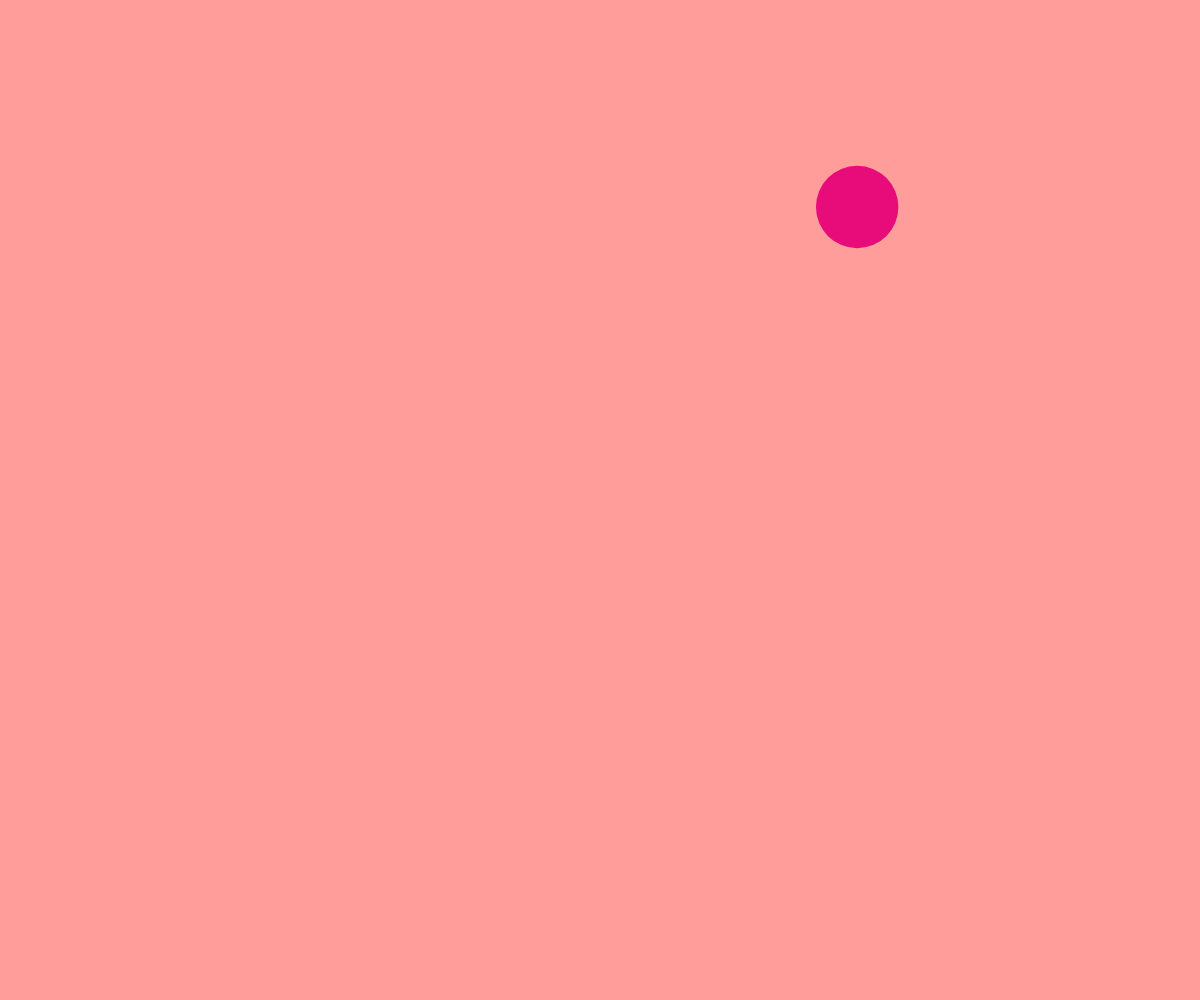
Frame 1 (no input)
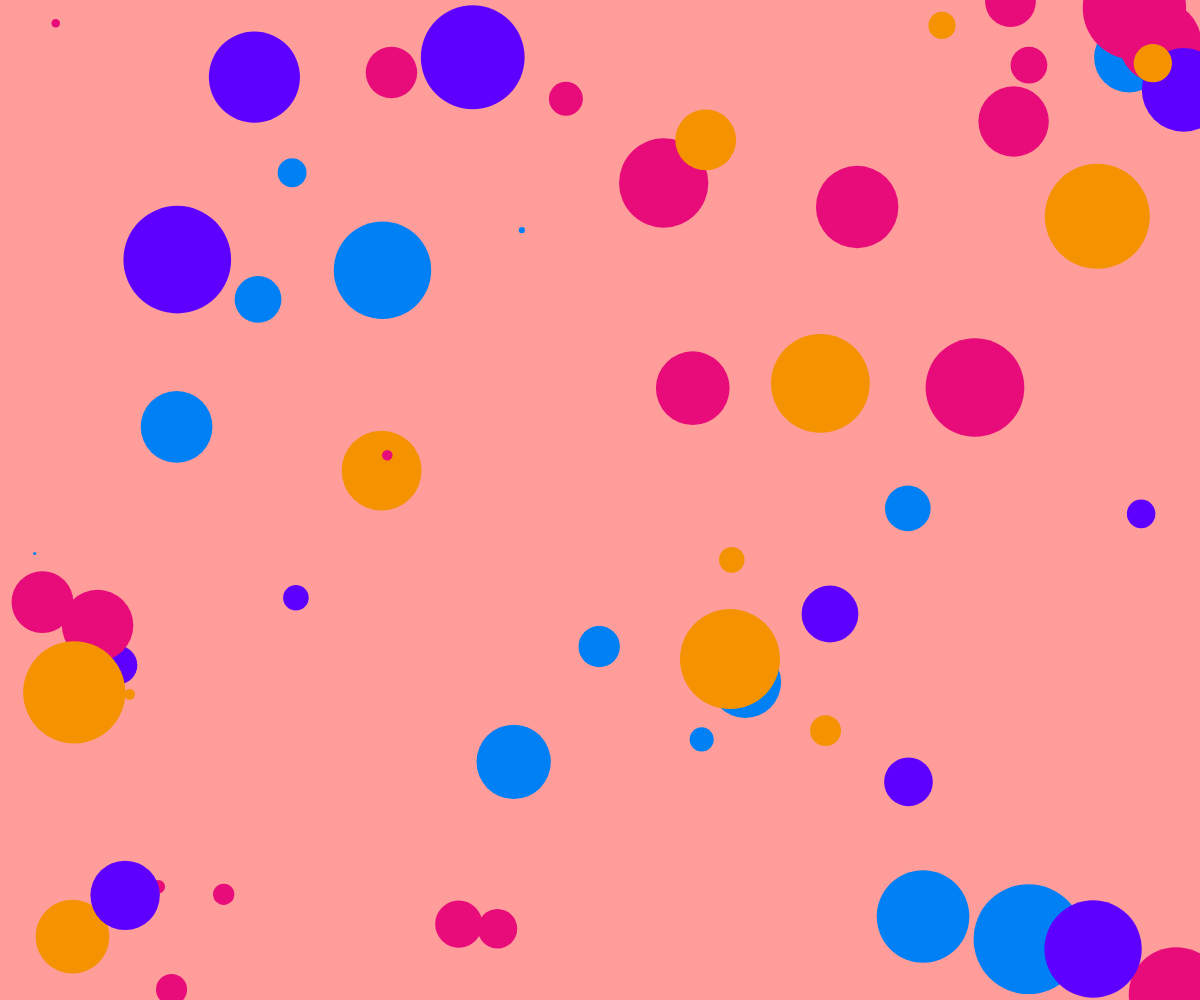
Frame 60 (no input)
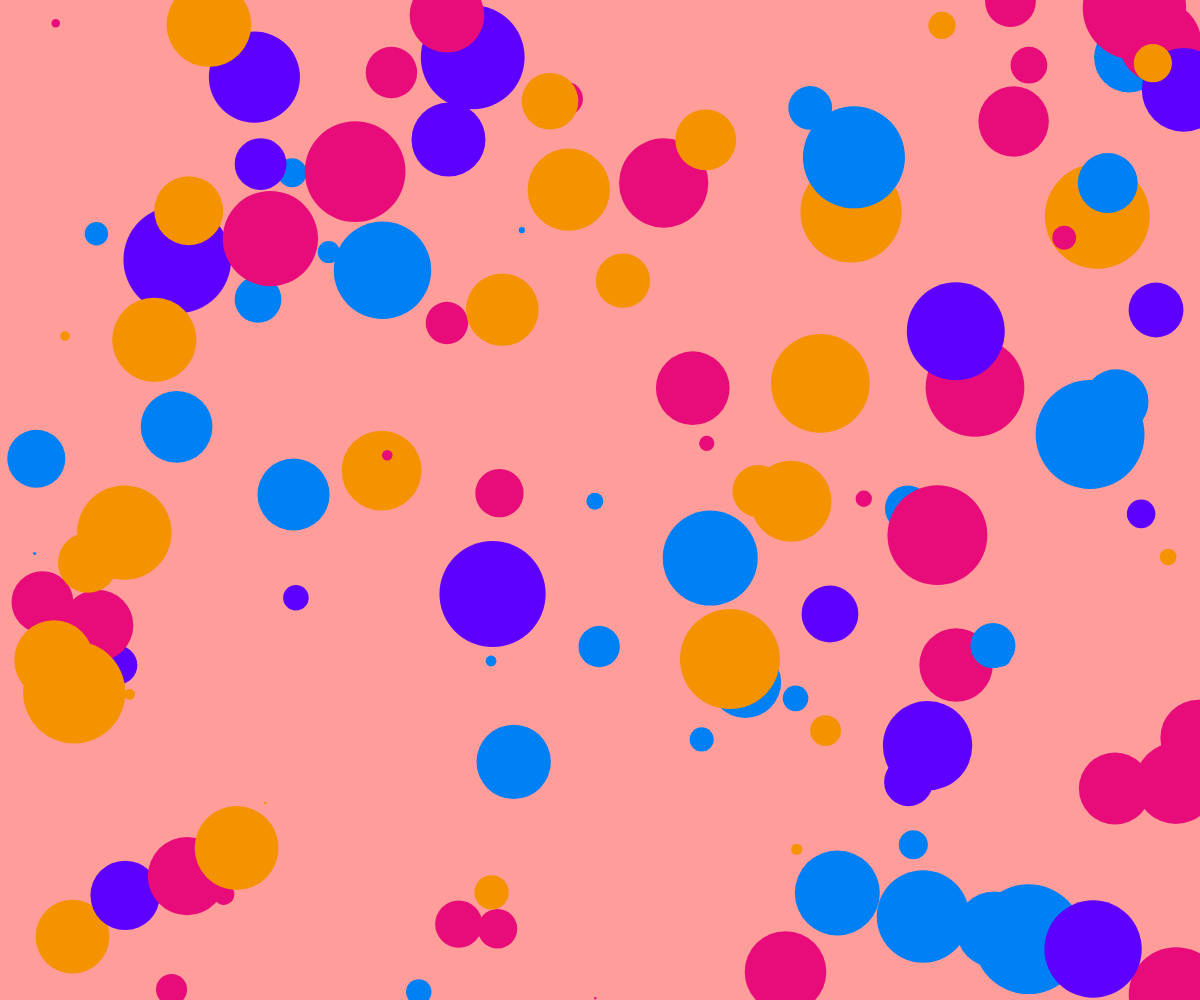
Frame 120 (the mouse pressed at the canvas centre since frame 60)

The p5.js sketch that drew these frames (run headless with seeded random() and noise() and a simulated clock; from frame 60 on, the mouse is pressed at the canvas centre):

// p5.js sketch
// ── sketch.js
function preload(){

}

var colorList = ['#f59200',
                 '#E80C7A',
                 '#5D00FF',
                 '#0080F5'];

function setup() {


    createCanvas(windowWidth, windowHeight);
background(255, 157, 154);
frameRate(200)
}

function draw() {


  var x = random() * width;
    var y = random() * height;
    var r = random() * 110;



          if(random()<0.25){
             fill(colorList[0]);
          }
          else if (random()>0.25 && random()<0.5) {
            fill(colorList[1]);
          }
          else if (random()>0.5 && random()<0.75) {
            fill(colorList[2]);
          }
          else  {
            fill(colorList[3]);
          }

    noStroke();

    ellipse(x, y, r);


}
